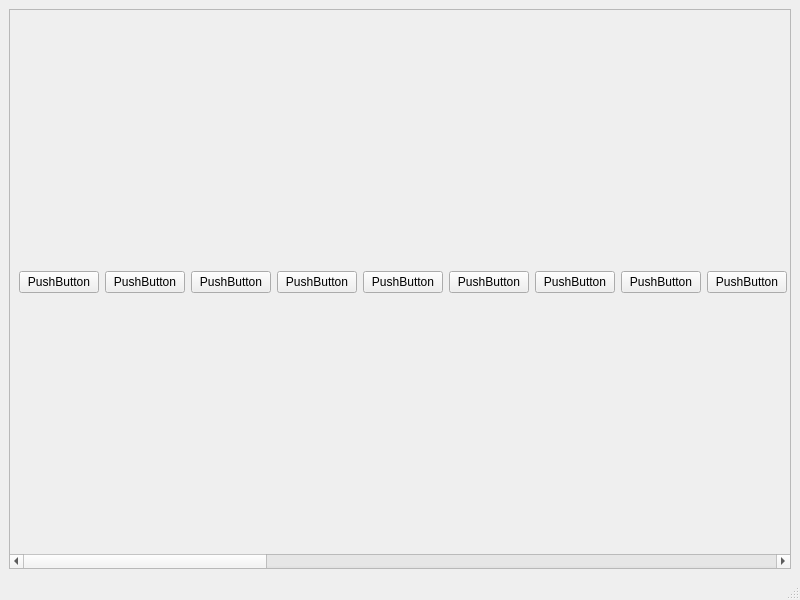
<?xml version="1.0" encoding="UTF-8"?>
<ui version="4.0">
 <class>MainWindow</class>
 <widget class="QMainWindow" name="MainWindow">
  <property name="geometry">
   <rect>
    <x>0</x>
    <y>0</y>
    <width>800</width>
    <height>600</height>
   </rect>
  </property>
  <property name="windowTitle">
   <string>MainWindow</string>
  </property>
  <widget class="QWidget" name="centralwidget">
   <layout class="QHBoxLayout" name="horizontalLayout">
    <item>
     <widget class="QScrollArea" name="scrollArea">
      <property name="widgetResizable">
       <bool>true</bool>
      </property>
      <widget class="QWidget" name="scrollAreaWidgetContents_2">
       <property name="geometry">
        <rect>
         <x>0</x>
         <y>0</y>
         <width>2787</width>
         <height>511</height>
        </rect>
       </property>
       <layout class="QHBoxLayout" name="horizontalLayout_2">
        <item>
         <widget class="QPushButton" name="pushButton_13">
          <property name="text">
           <string>PushButton</string>
          </property>
         </widget>
        </item>
        <item>
         <widget class="QPushButton" name="pushButton_3">
          <property name="text">
           <string>PushButton</string>
          </property>
         </widget>
        </item>
        <item>
         <widget class="QPushButton" name="pushButton_14">
          <property name="text">
           <string>PushButton</string>
          </property>
         </widget>
        </item>
        <item>
         <widget class="QPushButton" name="pushButton_11">
          <property name="text">
           <string>PushButton</string>
          </property>
         </widget>
        </item>
        <item>
         <widget class="QPushButton" name="pushButton_8">
          <property name="text">
           <string>PushButton</string>
          </property>
         </widget>
        </item>
        <item>
         <widget class="QPushButton" name="pushButton_27">
          <property name="text">
           <string>PushButton</string>
          </property>
         </widget>
        </item>
        <item>
         <widget class="QPushButton" name="pushButton_2">
          <property name="text">
           <string>PushButton</string>
          </property>
         </widget>
        </item>
        <item>
         <widget class="QPushButton" name="pushButton_24">
          <property name="text">
           <string>PushButton</string>
          </property>
         </widget>
        </item>
        <item>
         <widget class="QPushButton" name="pushButton">
          <property name="text">
           <string>PushButton</string>
          </property>
         </widget>
        </item>
        <item>
         <widget class="QPushButton" name="pushButton_15">
          <property name="text">
           <string>PushButton</string>
          </property>
         </widget>
        </item>
        <item>
         <widget class="QPushButton" name="pushButton_17">
          <property name="text">
           <string>PushButton</string>
          </property>
         </widget>
        </item>
        <item>
         <widget class="QPushButton" name="pushButton_23">
          <property name="text">
           <string>PushButton</string>
          </property>
         </widget>
        </item>
        <item>
         <widget class="QPushButton" name="pushButton_18">
          <property name="text">
           <string>PushButton</string>
          </property>
         </widget>
        </item>
        <item>
         <widget class="QPushButton" name="pushButton_12">
          <property name="text">
           <string>PushButton</string>
          </property>
         </widget>
        </item>
        <item>
         <widget class="QPushButton" name="pushButton_26">
          <property name="text">
           <string>PushButton</string>
          </property>
         </widget>
        </item>
        <item>
         <widget class="QPushButton" name="pushButton_22">
          <property name="text">
           <string>PushButton</string>
          </property>
         </widget>
        </item>
        <item>
         <widget class="QPushButton" name="pushButton_10">
          <property name="text">
           <string>PushButton</string>
          </property>
         </widget>
        </item>
        <item>
         <widget class="QPushButton" name="pushButton_7">
          <property name="text">
           <string>PushButton</string>
          </property>
         </widget>
        </item>
        <item>
         <widget class="QPushButton" name="pushButton_6">
          <property name="text">
           <string>PushButton</string>
          </property>
         </widget>
        </item>
        <item>
         <widget class="QPushButton" name="pushButton_4">
          <property name="text">
           <string>PushButton</string>
          </property>
         </widget>
        </item>
        <item>
         <widget class="QPushButton" name="pushButton_9">
          <property name="text">
           <string>PushButton</string>
          </property>
         </widget>
        </item>
        <item>
         <widget class="QPushButton" name="pushButton_5">
          <property name="text">
           <string>PushButton</string>
          </property>
         </widget>
        </item>
        <item>
         <widget class="QPushButton" name="pushButton_21">
          <property name="text">
           <string>PushButton</string>
          </property>
         </widget>
        </item>
        <item>
         <widget class="QPushButton" name="pushButton_28">
          <property name="text">
           <string>PushButton</string>
          </property>
         </widget>
        </item>
        <item>
         <widget class="QPushButton" name="pushButton_19">
          <property name="text">
           <string>PushButton</string>
          </property>
         </widget>
        </item>
        <item>
         <widget class="QPushButton" name="pushButton_16">
          <property name="text">
           <string>PushButton</string>
          </property>
         </widget>
        </item>
        <item>
         <widget class="QPushButton" name="pushButton_20">
          <property name="text">
           <string>PushButton</string>
          </property>
         </widget>
        </item>
        <item>
         <widget class="QPushButton" name="pushButton_25">
          <property name="text">
           <string>PushButton</string>
          </property>
         </widget>
        </item>
       </layout>
      </widget>
     </widget>
    </item>
   </layout>
  </widget>
  <widget class="QMenuBar" name="menubar">
   <property name="geometry">
    <rect>
     <x>0</x>
     <y>0</y>
     <width>800</width>
     <height>24</height>
    </rect>
   </property>
  </widget>
  <widget class="QStatusBar" name="statusbar"/>
 </widget>
 <resources/>
 <connections/>
</ui>
